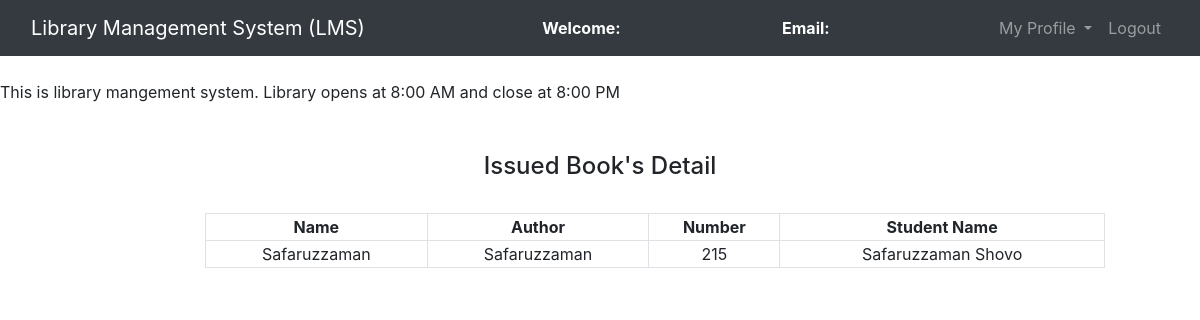
Page /admin/view_issued_book.php on the committed database.
### tables this page shows
CREATE TABLE `issued_books` (
  `s_no` int(11) NOT NULL,
  `book_no` int(11) NOT NULL,
  `book_name` varchar(200) NOT NULL,
  `book_author` varchar(200) NOT NULL,
  `student_id` int(11) NOT NULL,
  `status` int(11) NOT NULL,
  `issue_date` longtext NOT NULL
);

CREATE TABLE `users` (
  `id` int(11) NOT NULL,
  `name` varchar(50) NOT NULL,
  `email` varchar(100) NOT NULL,
  `password` varchar(100) NOT NULL,
  `mobile` int(10) NOT NULL,
  `address` varchar(250) NOT NULL
);

### admin/view_issued_book.php (the view, shortened to what this page needs)
<?php
	$connection = mysqli_connect("localhost","root","");
	$query = "select issued_books.book_name,issued_books.book_author,issued_books.book_no,users.name from issued_books left join users on issued_books.student_id = users.id where issued_books.status = 1";
?>
<!DOCTYPE html>
<html>
<head>
	<link rel="stylesheet" type="text/css" href="../bootstrap-4.4.1/css/bootstrap.min.css">
</head>
<body>
	<nav class="navbar navbar-expand-lg navbar-dark bg-dark">
		<div class="container-fluid">
			<div class="navbar-header">
				<a class="navbar-brand" href="admin_dashboard.php">Library Management System (LMS)</a>
			</div>
			<font style="color: white"><span><strong>Welcome: <?php echo $_SESSION['name'];?></strong></span></font>
			<font style="color: white"><span><strong>Email: <?php echo $_SESSION['email'];?></strong></font>
		    <ul class="nav navbar-nav navbar-right">
		      <li class="nav-item dropdown">
	        	<a class="nav-link dropdown-toggle" data-toggle="dropdown">My Profile </a>
		      </li>
		      <li class="nav-item">
		        <a class="nav-link" href="../logout.php">Logout</a>
		      </li>
		    </ul>
		</div>
	</nav><br>
	<span><marquee>This is library mangement system. Library opens at 8:00 AM and close at 8:00 PM</marquee></span><br><br>
		<center><h4>Issued Book's Detail</h4><br></center>
		<div class="row">
			<div class="col-md-2"></div>
			<div class="col-md-8">
				<form>
					<table class="table-bordered" width="900px" style="text-align: center">
						<tr>
							<th>Name</th>
							<th>Author</th>
							<th>Number</th>
							<th>Student Name</th>
						</tr>
					<?php
						$query_run = mysqli_query($connection,$query);
						while ($row = mysqli_fetch_assoc($query_run)){
							?>
							<tr>
							<td><?php echo $row['book_name'];?></td>
							<td><?php echo $row['book_author'];?></td>
							<td><?php echo $row['book_no'];?></td>
							<td><?php echo $row['name'];?></td>
						</tr>
					<?php
						}
					?>
				</table>
				</form>
			</div>
			<div class="col-md-2"></div>
		</div>
</body>
</html>

### rows in the picture
issued_books: book_name "Safaruzzaman", book_author "Safaruzzaman", book_no "215", users.name "Safaruzzaman Shovo"
